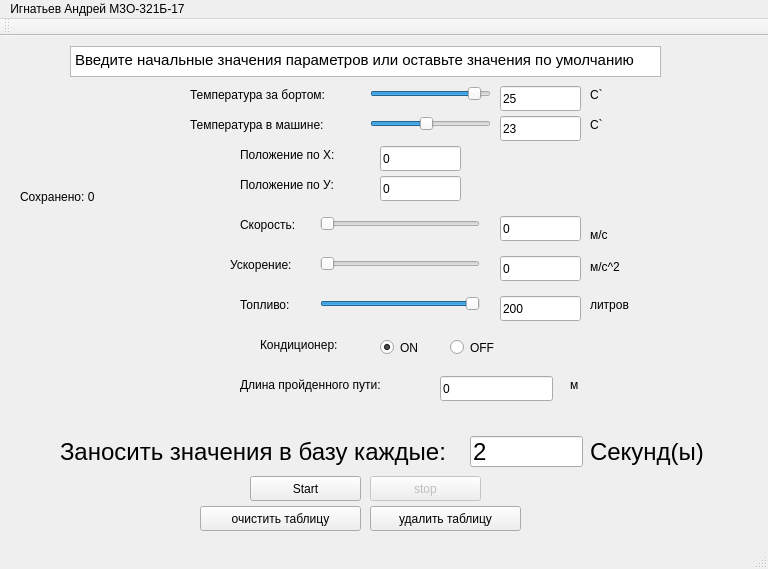
<?xml version="1.0" encoding="UTF-8"?>
<ui version="4.0">
 <class>MainWindow</class>
 <widget class="QMainWindow" name="MainWindow">
  <property name="geometry">
   <rect>
    <x>0</x>
    <y>0</y>
    <width>768</width>
    <height>569</height>
   </rect>
  </property>
  <property name="windowTitle">
   <string>MainWindow</string>
  </property>
  <property name="styleSheet">
   <string notr="true">hidden=true;</string>
  </property>
  <widget class="QWidget" name="centralWidget">
   <widget class="QPushButton" name="pushButton">
    <property name="geometry">
     <rect>
      <x>250</x>
      <y>440</y>
      <width>111</width>
      <height>25</height>
     </rect>
    </property>
    <property name="text">
     <string>Start</string>
    </property>
   </widget>
   <widget class="QLineEdit" name="lineEdit">
    <property name="geometry">
     <rect>
      <x>500</x>
      <y>50</y>
      <width>81</width>
      <height>25</height>
     </rect>
    </property>
    <property name="text">
     <string>25</string>
    </property>
   </widget>
   <widget class="QTextBrowser" name="textBrowser">
    <property name="geometry">
     <rect>
      <x>70</x>
      <y>10</y>
      <width>591</width>
      <height>31</height>
     </rect>
    </property>
    <property name="html">
     <string>&lt;!DOCTYPE HTML PUBLIC &quot;-//W3C//DTD HTML 4.0//EN&quot; &quot;http://www.w3.org/TR/REC-html40/strict.dtd&quot;&gt;
&lt;html&gt;&lt;head&gt;&lt;meta name=&quot;qrichtext&quot; content=&quot;1&quot; /&gt;&lt;style type=&quot;text/css&quot;&gt;
p, li { white-space: pre-wrap; }
&lt;/style&gt;&lt;/head&gt;&lt;body style=&quot; font-family:'Ubuntu'; font-size:11pt; font-weight:400; font-style:normal;&quot;&gt;
&lt;p style=&quot; margin-top:0px; margin-bottom:0px; margin-left:0px; margin-right:0px; -qt-block-indent:0; text-indent:0px;&quot;&gt;Введите начальные значения параметров или оставьте значения по умолчанию&lt;/p&gt;&lt;/body&gt;&lt;/html&gt;</string>
    </property>
   </widget>
   <widget class="QLabel" name="label">
    <property name="geometry">
     <rect>
      <x>190</x>
      <y>50</y>
      <width>181</width>
      <height>17</height>
     </rect>
    </property>
    <property name="text">
     <string>Температура за бортом:</string>
    </property>
   </widget>
   <widget class="QLabel" name="label_2">
    <property name="geometry">
     <rect>
      <x>190</x>
      <y>80</y>
      <width>171</width>
      <height>17</height>
     </rect>
    </property>
    <property name="text">
     <string>Температура в машине:</string>
    </property>
   </widget>
   <widget class="QLabel" name="label_3">
    <property name="geometry">
     <rect>
      <x>240</x>
      <y>110</y>
      <width>121</width>
      <height>17</height>
     </rect>
    </property>
    <property name="text">
     <string>Положение по Х:</string>
    </property>
   </widget>
   <widget class="QLabel" name="label_4">
    <property name="geometry">
     <rect>
      <x>240</x>
      <y>140</y>
      <width>121</width>
      <height>17</height>
     </rect>
    </property>
    <property name="text">
     <string>Положение по У:</string>
    </property>
   </widget>
   <widget class="QLabel" name="label_5">
    <property name="geometry">
     <rect>
      <x>240</x>
      <y>180</y>
      <width>67</width>
      <height>17</height>
     </rect>
    </property>
    <property name="text">
     <string>Скорость:</string>
    </property>
   </widget>
   <widget class="QLabel" name="label_6">
    <property name="geometry">
     <rect>
      <x>230</x>
      <y>220</y>
      <width>81</width>
      <height>17</height>
     </rect>
    </property>
    <property name="text">
     <string>Ускорение:</string>
    </property>
   </widget>
   <widget class="QLabel" name="label_7">
    <property name="geometry">
     <rect>
      <x>240</x>
      <y>260</y>
      <width>67</width>
      <height>17</height>
     </rect>
    </property>
    <property name="text">
     <string>Топливо:</string>
    </property>
   </widget>
   <widget class="QLabel" name="label_8">
    <property name="geometry">
     <rect>
      <x>260</x>
      <y>300</y>
      <width>111</width>
      <height>17</height>
     </rect>
    </property>
    <property name="text">
     <string>Кондиционер:</string>
    </property>
   </widget>
   <widget class="QLabel" name="label_9">
    <property name="geometry">
     <rect>
      <x>240</x>
      <y>340</y>
      <width>191</width>
      <height>17</height>
     </rect>
    </property>
    <property name="text">
     <string>Длина пройденного пути:</string>
    </property>
   </widget>
   <widget class="QLineEdit" name="lineEdit_2">
    <property name="geometry">
     <rect>
      <x>500</x>
      <y>80</y>
      <width>81</width>
      <height>25</height>
     </rect>
    </property>
    <property name="text">
     <string>23</string>
    </property>
   </widget>
   <widget class="QLineEdit" name="lineEdit_3">
    <property name="geometry">
     <rect>
      <x>380</x>
      <y>110</y>
      <width>81</width>
      <height>25</height>
     </rect>
    </property>
    <property name="text">
     <string>0</string>
    </property>
   </widget>
   <widget class="QLineEdit" name="lineEdit_4">
    <property name="geometry">
     <rect>
      <x>380</x>
      <y>140</y>
      <width>81</width>
      <height>25</height>
     </rect>
    </property>
    <property name="text">
     <string>0</string>
    </property>
   </widget>
   <widget class="QLineEdit" name="lineEdit_5">
    <property name="geometry">
     <rect>
      <x>500</x>
      <y>180</y>
      <width>81</width>
      <height>25</height>
     </rect>
    </property>
    <property name="text">
     <string>0</string>
    </property>
   </widget>
   <widget class="QSlider" name="horizontalSlider">
    <property name="geometry">
     <rect>
      <x>370</x>
      <y>50</y>
      <width>121</width>
      <height>16</height>
     </rect>
    </property>
    <property name="minimum">
     <number>-30</number>
    </property>
    <property name="maximum">
     <number>30</number>
    </property>
    <property name="value">
     <number>25</number>
    </property>
    <property name="orientation">
     <enum>Qt::Horizontal</enum>
    </property>
   </widget>
   <widget class="QSlider" name="horizontalSlider_2">
    <property name="geometry">
     <rect>
      <x>370</x>
      <y>80</y>
      <width>121</width>
      <height>16</height>
     </rect>
    </property>
    <property name="minimum">
     <number>20</number>
    </property>
    <property name="maximum">
     <number>35</number>
    </property>
    <property name="value">
     <number>27</number>
    </property>
    <property name="orientation">
     <enum>Qt::Horizontal</enum>
    </property>
   </widget>
   <widget class="QSlider" name="horizontalSlider_3">
    <property name="geometry">
     <rect>
      <x>320</x>
      <y>180</y>
      <width>160</width>
      <height>16</height>
     </rect>
    </property>
    <property name="maximum">
     <number>40</number>
    </property>
    <property name="orientation">
     <enum>Qt::Horizontal</enum>
    </property>
   </widget>
   <widget class="QSlider" name="horizontalSlider_4">
    <property name="geometry">
     <rect>
      <x>320</x>
      <y>220</y>
      <width>160</width>
      <height>16</height>
     </rect>
    </property>
    <property name="maximum">
     <number>5</number>
    </property>
    <property name="orientation">
     <enum>Qt::Horizontal</enum>
    </property>
   </widget>
   <widget class="QLineEdit" name="lineEdit_6">
    <property name="geometry">
     <rect>
      <x>500</x>
      <y>220</y>
      <width>81</width>
      <height>25</height>
     </rect>
    </property>
    <property name="text">
     <string>0</string>
    </property>
   </widget>
   <widget class="QSlider" name="horizontalSlider_5">
    <property name="geometry">
     <rect>
      <x>320</x>
      <y>260</y>
      <width>160</width>
      <height>16</height>
     </rect>
    </property>
    <property name="maximum">
     <number>200</number>
    </property>
    <property name="value">
     <number>200</number>
    </property>
    <property name="orientation">
     <enum>Qt::Horizontal</enum>
    </property>
   </widget>
   <widget class="QLineEdit" name="lineEdit_7">
    <property name="geometry">
     <rect>
      <x>500</x>
      <y>260</y>
      <width>81</width>
      <height>25</height>
     </rect>
    </property>
    <property name="text">
     <string>200</string>
    </property>
   </widget>
   <widget class="QRadioButton" name="radioButton">
    <property name="geometry">
     <rect>
      <x>380</x>
      <y>300</y>
      <width>51</width>
      <height>23</height>
     </rect>
    </property>
    <property name="text">
     <string>ON</string>
    </property>
    <property name="checked">
     <bool>true</bool>
    </property>
   </widget>
   <widget class="QRadioButton" name="radioButton_2">
    <property name="geometry">
     <rect>
      <x>450</x>
      <y>300</y>
      <width>112</width>
      <height>23</height>
     </rect>
    </property>
    <property name="text">
     <string>OFF</string>
    </property>
   </widget>
   <widget class="QLineEdit" name="lineEdit_8">
    <property name="geometry">
     <rect>
      <x>440</x>
      <y>340</y>
      <width>113</width>
      <height>25</height>
     </rect>
    </property>
    <property name="text">
     <string>0</string>
    </property>
   </widget>
   <widget class="QLabel" name="label_10">
    <property name="geometry">
     <rect>
      <x>60</x>
      <y>400</y>
      <width>401</width>
      <height>31</height>
     </rect>
    </property>
    <property name="font">
     <font>
      <pointsize>18</pointsize>
     </font>
    </property>
    <property name="text">
     <string>Заносить значения в базу каждые:</string>
    </property>
   </widget>
   <widget class="QLineEdit" name="lineEdit_9">
    <property name="geometry">
     <rect>
      <x>470</x>
      <y>400</y>
      <width>113</width>
      <height>31</height>
     </rect>
    </property>
    <property name="font">
     <font>
      <pointsize>18</pointsize>
     </font>
    </property>
    <property name="text">
     <string>2</string>
    </property>
   </widget>
   <widget class="QLabel" name="label_11">
    <property name="geometry">
     <rect>
      <x>590</x>
      <y>400</y>
      <width>131</width>
      <height>31</height>
     </rect>
    </property>
    <property name="font">
     <font>
      <pointsize>18</pointsize>
     </font>
    </property>
    <property name="text">
     <string>Секунд(ы)</string>
    </property>
   </widget>
   <widget class="QLabel" name="label_12">
    <property name="geometry">
     <rect>
      <x>570</x>
      <y>340</y>
      <width>21</width>
      <height>17</height>
     </rect>
    </property>
    <property name="text">
     <string>м</string>
    </property>
   </widget>
   <widget class="QLabel" name="label_13">
    <property name="geometry">
     <rect>
      <x>590</x>
      <y>260</y>
      <width>67</width>
      <height>17</height>
     </rect>
    </property>
    <property name="text">
     <string>литров</string>
    </property>
   </widget>
   <widget class="QLabel" name="label_14">
    <property name="geometry">
     <rect>
      <x>590</x>
      <y>210</y>
      <width>67</width>
      <height>41</height>
     </rect>
    </property>
    <property name="text">
     <string>м/с^2</string>
    </property>
   </widget>
   <widget class="QLabel" name="label_15">
    <property name="geometry">
     <rect>
      <x>590</x>
      <y>190</y>
      <width>67</width>
      <height>17</height>
     </rect>
    </property>
    <property name="text">
     <string>м/с</string>
    </property>
   </widget>
   <widget class="QLabel" name="label_16">
    <property name="geometry">
     <rect>
      <x>590</x>
      <y>80</y>
      <width>67</width>
      <height>17</height>
     </rect>
    </property>
    <property name="text">
     <string>C`</string>
    </property>
   </widget>
   <widget class="QLabel" name="label_17">
    <property name="geometry">
     <rect>
      <x>590</x>
      <y>50</y>
      <width>67</width>
      <height>17</height>
     </rect>
    </property>
    <property name="text">
     <string>C`</string>
    </property>
   </widget>
   <widget class="QLabel" name="label_18">
    <property name="geometry">
     <rect>
      <x>20</x>
      <y>130</y>
      <width>111</width>
      <height>61</height>
     </rect>
    </property>
    <property name="text">
     <string>Сохранено: 0</string>
    </property>
   </widget>
   <widget class="QPushButton" name="pushButton_2">
    <property name="enabled">
     <bool>false</bool>
    </property>
    <property name="geometry">
     <rect>
      <x>370</x>
      <y>440</y>
      <width>111</width>
      <height>25</height>
     </rect>
    </property>
    <property name="text">
     <string>stop</string>
    </property>
   </widget>
   <widget class="QPushButton" name="pushButton_3">
    <property name="geometry">
     <rect>
      <x>200</x>
      <y>470</y>
      <width>161</width>
      <height>25</height>
     </rect>
    </property>
    <property name="text">
     <string>очистить таблицу</string>
    </property>
   </widget>
   <widget class="QPushButton" name="pushButton_4">
    <property name="geometry">
     <rect>
      <x>370</x>
      <y>470</y>
      <width>151</width>
      <height>25</height>
     </rect>
    </property>
    <property name="text">
     <string>удалить таблицу</string>
    </property>
   </widget>
  </widget>
  <widget class="QMenuBar" name="menuBar">
   <property name="geometry">
    <rect>
     <x>0</x>
     <y>0</y>
     <width>768</width>
     <height>22</height>
    </rect>
   </property>
   <widget class="QMenu" name="menu">
    <property name="title">
     <string>Игнатьев Андрей М3О-321Б-17</string>
    </property>
   </widget>
   <addaction name="menu"/>
  </widget>
  <widget class="QToolBar" name="mainToolBar">
   <attribute name="toolBarArea">
    <enum>TopToolBarArea</enum>
   </attribute>
   <attribute name="toolBarBreak">
    <bool>false</bool>
   </attribute>
  </widget>
  <widget class="QStatusBar" name="statusBar"/>
 </widget>
 <layoutdefault spacing="6" margin="11"/>
 <resources/>
 <connections/>
</ui>
